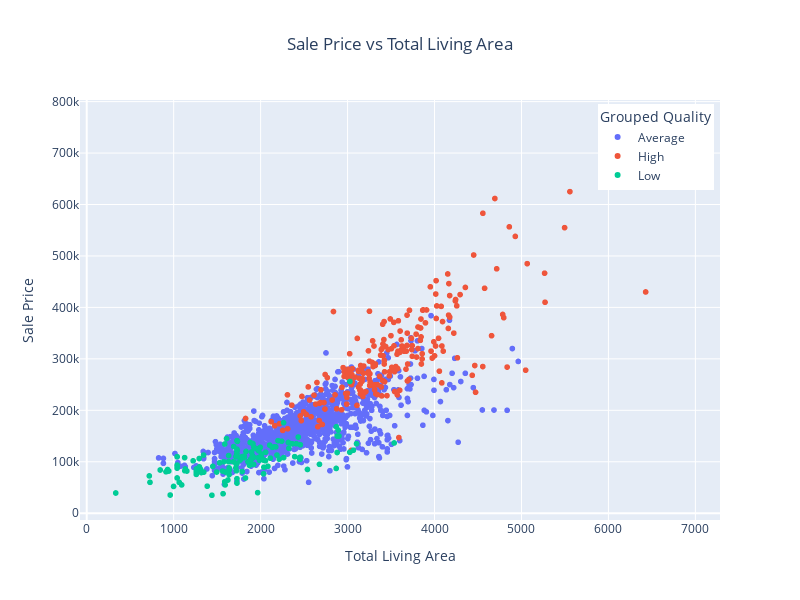

The cell this chart's notebook holds for it:
### Code cell
fig = px.scatter(
    df_1,
    x="total_liv_area",
    y="SalePrice",
    color="grouped_qual",
    # color_discrete_map={'True': 'blue', 'False': 'red'},  # Map colors to categories
    hover_data=["Id", "Neighborhood", "OverallQual"],  # Include neighborhood in hover
    # log_x=True,
    # log_y=True,
    title="Sale Price vs Total Living Area",
    labels={
        "total_liv_area": "Total Living Area",
        "SalePrice": "Sale Price",
        "has_basement": "Has Basement",
    },
)

# Update hover template
fig.update_traces(
    hovertemplate="ID: %{customdata[0]}<br>"
    + "Price: $%{y:,.0f}<br>"
    + "Area: %{x:.0f} sq ft<br>"
    + "Neighborhood: %{customdata[1]}<br>"
    + "Actual quality index: %{customdata[2]}<br>"
    "<extra></extra>"
)

# Update layout
fig.update_layout(
    title_x=0.5,
    height=600,
    width=800,
    # Update legend
    legend=dict(title="Grouped Quality", yanchor="top", y=0.99, xanchor="right", x=0.99),
)

fig.show()

### Figure 1 — Plotly figure (JSON) as saved in the notebook; plotly's stock layout.template omitted (floating-point values rounded to 4 significant figures; data arrays with more than 128 entries replaced by an {"elided": "..."} marker saying what was removed)
{"data": [{"customdata": {"elided": "1090x3 mixed values"}, "hovertemplate": "ID: %{customdata[0]}<br>Price: $%{y:,.0f}<br>Area: %{x:.0f} sq ft<br>Neighborhood: %{customdata[1]}<br>Actual quality index: %{customdata[2]}<br><extra></extra>", "legendgroup": "Average", "marker": {"color": "#636efa", "symbol": "circle"}, "mode": "markers", "name": "Average", "showlegend": true, "type": "scattergl", "x": {"elided": "1090 int values"}, "xaxis": "x", "y": {"elided": "1090 int values"}, "yaxis": "y"}, {"customdata": {"elided": "227x3 mixed values"}, "hovertemplate": "ID: %{customdata[0]}<br>Price: $%{y:,.0f}<br>Area: %{x:.0f} sq ft<br>Neighborhood: %{customdata[1]}<br>Actual quality index: %{customdata[2]}<br><extra></extra>", "legendgroup": "High", "marker": {"color": "#EF553B", "symbol": "circle"}, "mode": "markers", "name": "High", "showlegend": true, "type": "scattergl", "x": {"elided": "227 int values"}, "xaxis": "x", "y": {"elided": "227 int values"}, "yaxis": "y"}, {"customdata": {"elided": "141x3 mixed values"}, "hovertemplate": "ID: %{customdata[0]}<br>Price: $%{y:,.0f}<br>Area: %{x:.0f} sq ft<br>Neighborhood: %{customdata[1]}<br>Actual quality index: %{customdata[2]}<br><extra></extra>", "legendgroup": "Low", "marker": {"color": "#00cc96", "symbol": "circle"}, "mode": "markers", "name": "Low", "showlegend": true, "type": "scattergl", "x": {"elided": "141 int values"}, "xaxis": "x", "y": {"elided": "141 int values"}, "yaxis": "y"}], "layout": {"height": 600, "legend": {"title": {"text": "Grouped Quality"}, "tracegroupgap": 0, "x": 0.99, "xanchor": "right", "y": 0.99, "yanchor": "top"}, "title": {"text": "Sale Price vs Total Living Area", "x": 0.5}, "width": 800, "xaxis": {"anchor": "y", "domain": [0, 1], "title": {"text": "Total Living Area"}}, "yaxis": {"anchor": "x", "domain": [0, 1], "title": {"text": "Sale Price"}}}}
